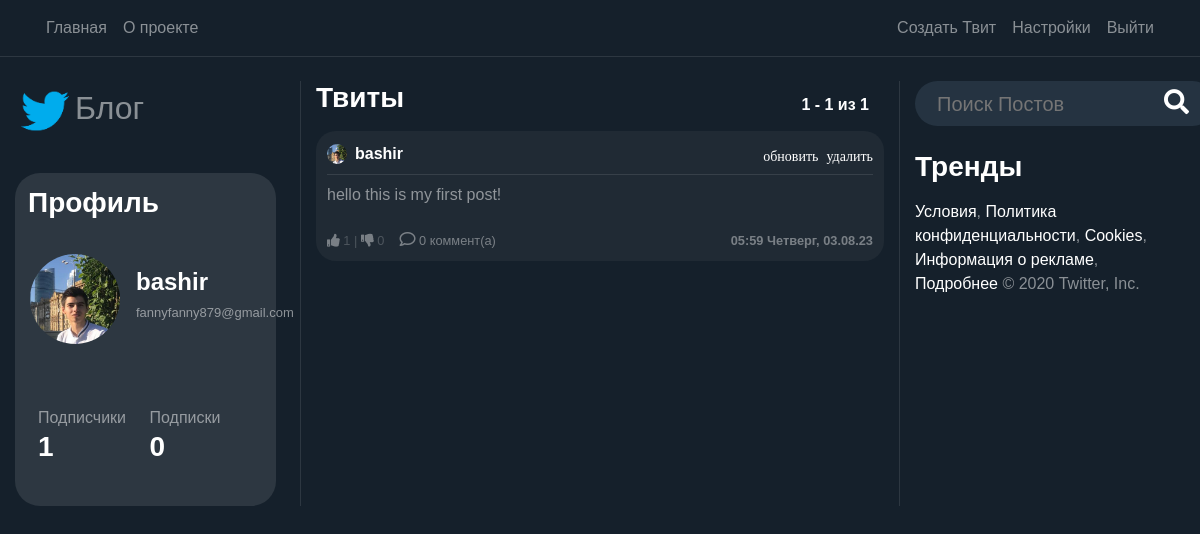
Page /user/bashir (signed in) on the committed database.
### users/models.py (models this page shows, shortened)
class Profile(models.Model):
    user = models.OneToOneField(User, on_delete=models.CASCADE)
    image = models.ImageField(default='default.png', upload_to='profile_pics')
    @property
    def followers(self):
        return Follow.objects.filter(follow_user=self.user).count()
    @property
    def following(self):
        return Follow.objects.filter(user=self.user).count()

### blog/models.py (models this page shows, shortened)
class Post(models.Model):
    content = models.TextField(max_length=1000)
    date_posted = models.DateTimeField(default=timezone.now)
    author = models.ForeignKey(User, on_delete=models.CASCADE)
    likes= models.IntegerField(default=0)
    dislikes= models.IntegerField(default=0)
    @property
    def number_of_comments(self):
        return Comment.objects.filter(post_connected=self).count()

### blog/views.py (the view, shortened to what this page needs)
# urls.py: path('user/<str:username>', UserPostListView.as_view(), name='user-posts'),
class UserPostListView(LoginRequiredMixin, ListView):
    model = Post
    template_name = 'blog/user_posts.html'
    context_object_name = 'posts'
    paginate_by = PAGINATION_COUNT
    def visible_user(self):
        return get_object_or_404(User, username=self.kwargs.get('username'))
    def get_context_data(self, **kwargs):
        visible_user = self.visible_user()
        logged_user = self.request.user
        print(logged_user.username == '', file=sys.stderr)
        if logged_user.username == '' or logged_user is None:
            can_follow = False
        else:
            can_follow = (Follow.objects.filter(user=logged_user,
                                                follow_user=visible_user).count() == 0)
        data = super().get_context_data(**kwargs)
        data['user_profile'] = visible_user
        data['can_follow'] = can_follow
        return data
    def get_queryset(self):
        user = self.visible_user()
        return Post.objects.filter(author=user).order_by('-date_posted')

### blog/templates/blog/user_posts.html
{% extends "blog/home.html" %}

### blog/templates/blog/home.html (shortened to what this page needs)
{% extends "blog/base.html" %}
{% load static %}
{% block content %}
    <div class="row">
        <div class="col-12 col-md-3 pr-4 dont-move">
            <a href="/"> <h2><img class="img-fluid" width="60" src="{% static 'blog/logo.png' %}">Блог</h2></a><br>
            <div class="profile-section">
            <h3 class="white-important p-2">
                Профиль
            </h3>
            <article class="media content-section" style="height: 140px; width: 100%">
                {%  if user_profile != None %}
                    <div class="mt-2 d-flex full-width align-items-center">
                        <img
                           class="rounded-circle mr-3 img-fluid"
                           style="width: 90px; height: 90px;"
                           src="{{ user_profile.profile.image.url }}">
                        <div>
                            <h4 style="text-align: left"
                                    class="white-important">
                                {{ user_profile.username }}
                            </h4>
                            <h6 style="text-align: left"
                                    class="email-profile">
                                {{ user.email }}
                            </h6>
                        </div>
                    </div>
                {%  endif %}
            </article>
            <article class="media content-section">
                <div class="row full-width pl-2">
                    <div class="col-6">
                            Подписчики
                    </div>
                    <div class="col-6">
                            Подписки
                    </div>
                    {%  if user_profile != None %}
                        <div class="col-6">
                            <h3 class="white-important follow-click">
                                <a href="{% url 'user-followers' user_profile.username %}">
                                    {{ user_profile.profile.followers }}
                                </a>
                            </h3>
                        </div>
                         <div class="col-6">
                            <a href="{% url 'user-follows' user_profile.username %}">
                                <h3 class="white-important follow-click">
                                    {{ user_profile.profile.following }}
                                </h3>
                            </a>
                        </div>
                    {%  endif %}
                </div>
            </article>
            </div>
        </div>
        <div class="col-12 col-md-6 scrollable" >
            <div class="full-width row">
                <div class="col-6">
                    <h3 class="white-important mb-3">
                        Твиты
                    </h3>
                </div>
                 <div class="col-6 no-padding">
                    <h6
                            style="position: absolute; bottom: 0; right: 0"
                            class="white-important mb-3">
                        {{ page_obj.start_index }} - {{ page_obj.end_index }} из
                        {{ paginator.count }}
                    </h6>
                </div>
            </div>
            {% for post in posts %}
                <article class="media content-section hovered-tweet">
                <div style="width: 100%; word-break: break-all;">
                    <div class="pb-2 row m-0" style="width: 100%; margin-right: 0 !important;">
                       <div
                               style="padding-left: 0px !important;"
                               class="col-8 no-padding d-flex align-items-center">
                           <img
                               class="rounded-circle mr-2"
                               style="width: 20px; height: 20px;"
                               src="{{ post.author.profile.image.url }}">
                           <a class="mr-2 white-important" href="{% url 'user-posts' post.author %}">
                               {{ post.author }}
                           </a>
                       </div>
                       <div class="col-4 d-flex flex-row-reverse no-padding align-items-center"
                            style="padding-right: 0 !important;">
                           {% if post.author == user %}
                                <a class="material-icons ml-2"
                                   style="font-size: 14px"
                                        href="{% url 'post-delete' post.id %}">удалить</a>
                                <a class="material-icons ml-2"
                                   style="font-size: 14px"
                                        href="{% url 'post-update' post.id %}">обновить</a>
                            {%  endif %}
                       </div>
                   </div>
                    <div
                            class="mb-2"
                            style="width: 100%; height: 1px; background-color: rgba(255, 255, 255, 0.1)"></div>
                    <a
                            style="color: rgba(255, 255, 255, 0.5) !important;"
                            href="{% url 'post-detail' post.id %}">
                        <p class="mb-4">
                            {{ post.content }}
                        </p>
                    </a>
                        <div class="row">
                            <div class="col-6" style="display: flex;">
                                <small style="opacity: 0.4;">
                                    <a href="#" onClick="document.getElementById('likebutton').submit()"><i class="fas fa-thumbs-up"></i></a> {{post.likes}}   |   <a href="#" onClick="document.getElementById('dislikebutton').submit()"><i class="fas fa-thumbs-down"></i></a> {{post.dislikes}}
                                </small>
                                <small style="opacity: 0.4; margin-left:15px;">
                                    <a href="/post/{{post.id}}/">
                                        <i style=" font-size: 16px;" class="far fa-comment"></i> {{ post.number_of_comments }} коммент(а)
                                    </a>
                                </small>
                            </div>
                            <div class="col-6">
                                <small
                                        style="opacity: 0.4;"
                                    class="white-important d-flex full-width flex-row-reverse">
                                    {{ post.date_posted | date:"H:i l, d.m.y" }}
                                </small>
                            </div>
                        </div>
                </div>
                </article>
            {% endfor %}
        </div>
        <div class="col-12 col-md-3 dont-move">
            <form action="{% url 'search' %}" method="post">{% csrf_token %}
                <div class="search-container">
                    <div class="search">
                    <input required name="search" type="text" id="zip-code-input" placeholder="Поиск Постов">
                    <button type="submit" style="border:0; background: transparent;"><i class="fa fa-search"></i> </button> </a>
                </form>
              </div>
            </div>
            <h3 class="white-important mb-3 mt-4"> Тренды </h3>
                <p><a href="">Условия</a>,
<a href="">Политика конфиденциальности</a>,
<a href="">Cookies</a>,
<a href="">Информация о рекламе</a>,
<a href="">Подробнее</a>
© 2020 Twitter, Inc.</p>
        </div>
    </div>
{% endblock content %}

### blog/static/blog/main.css (style rules this page uses)
:root { --muted-color: rgba(255, 255, 255, 0.5); }
body { background: #15202b; color: var(--muted-color); margin-top: 5rem; }
h1, h2, h3, h4, h5, h6 { color: var(--muted-color); }
.content-section { padding: 10px 10px; margin-bottom: 20px; }
.no-padding { padding: 0 !important; }
a { color: white; text-underline: none; text-decoration: none !important; }
article { border-radius: 4px; }
.white-important { color: white; font-weight: bold; }
.full-width { width: 100% }
.hovered-tweet { background-color: #90909017; border-radius: 20px; }
.hovered-tweet { border: 1px solid transparent; }
.profile-section { background-color: #2d3741; padding: 5px; border-radius: 25px; }
.scrollable { overflow-y: auto; border-left: 1px solid #2d3741; border-right: 1px solid #2d3741; }
.email-profile { font-size: 13px; outline: hidden; }

### blog/static/blog/style.css (style rules this page uses)
body { font-family: Arial, Helvetica, sans-serif; height: 100vh; margin: 0; padding: 0; }
.search-container { width: 300px; height: 45px; background-color: #253341; border-radius: 30px; display: flex; }
.search-container input { width: 100%; font-size: 20px; background-color: transparent; border: 0; color: white; }
.search-container .search { flex-grow: 1; display: flex; align-items: center; padding-left: 20px; padding-right: 20px; }
.search i { font-size: 25px; color: white; }
.search i { cursor: pointer; }

### rows in the picture
Post: author.profile.image (picture), author "bashir", shows "обновить", content "hello this is my first post!", likes "1", dislikes "0", number_of_comments "0", date_posted "05:59 Четверг, 03.08.23"

### other values in the picture
{{ user_profile.username }} "bashir"
{{ user.email }} "fannyfanny879@gmail.com"
{{ user_profile.profile.followers }} "1"
{{ user_profile.profile.following }} "0"
{{ page_obj.start_index }} "1"
{{ page_obj.end_index }} "1"
{{ paginator.count }} "1"
